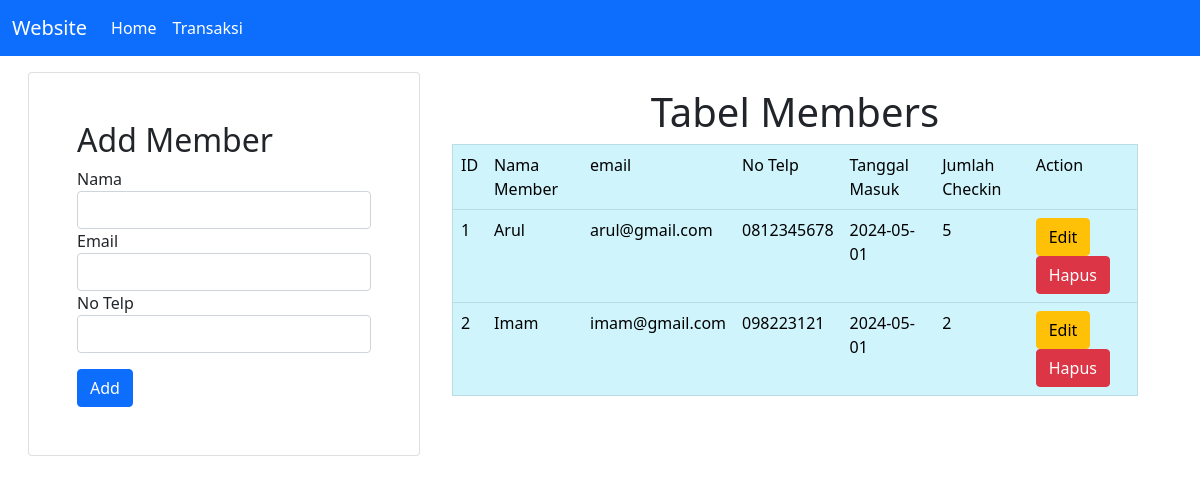
The page / on the database its author committed.
### tables this page shows
CREATE TABLE `members` (
  `id_member` int(10) NOT NULL AUTO_INCREMENT,
  `nama` varchar(255) DEFAULT NULL,
  `email` varchar(255) DEFAULT NULL,
  `no_telp` varchar(255) DEFAULT NULL,
  `tanggal_masuk` varchar(255) DEFAULT NULL,
  `jumlah_checkin` int(10) DEFAULT NULL,
  PRIMARY KEY (`id_member`)
);

### controllers/Members.controller.php (called while the page is built, shortened)
<?php
include_once("models/Members.class.php");
include_once("views/Members.view.php");
class MembersController {
  private $member;
  function __construct(){
    $this->member = new Members(Conf::$db_host, Conf::$db_user, Conf::$db_pass, Conf::$db_name);
  }
  public function index() {
    $this->member->open();
    $this->member->getmember();
    $data = array();
    while($row = $this->member->getResult()){
      array_push($data, $row);
    }
    $view = new MembersView();
    $view->render($data);
  }
}

### views/Members.view.php (the view, shortened to what this page needs)
<?php
  class MembersView{
    public function render($data){
      $no = 1;
      $dataMembers = null;
      foreach($data as $val){
        list($id, $nama, $email, $no_telp, $tanggal_masuk, $jumlah_checkin) = $val;
            $dataMembers .= "<tr>
                    <td>" . $no++ . "</td>
                    <td>" . $nama . "</td>
                    <td>" . $email . "</td>
                    <td>" . $no_telp . "</td>
                    <td>" . $tanggal_masuk . "</td>
                    <td>" . $jumlah_checkin . "</td>
                    <td>
                    <a href='index.php?id_edit=" . $id .  "' class='btn btn-warning''>Edit</a>
                    <a href='index.php?id_hapus=" . $id . "' class='btn btn-danger''>Hapus</a>
                    </td>
                    </tr>";
      }
    }
  }

### index.php
<?php
include_once("models/Template.class.php");
include_once("models/DB.class.php");
include_once("controllers/Members.controller.php");
$member = new MembersController();
if (isset($_POST['add'])) {
    $member->add($_POST);
} else if (!empty($_GET['id_hapus'])) {
    $id = $_GET['id_hapus'];
    $member->delete($id);
} else if (!empty($_GET['id_edit'])) {
    $id = $_GET['id_edit'];
    $member->edit($id);
} else{
    $member->index();
}

### models/Template.class.php (shortened to what this page needs)
<?php
class Template
{
    var $content = '';
    function __construct($filename='')
    {
        $this->content = implode('', @file($filename));
    }
    function clear()
    {
        $this->content = preg_replace("/DATA_[A-Z|_|0-9]+/", "", $this->content);
    }
    function write()
    {
        print $this->content;
    }
    function replace($old = '', $new = '')
    {
        if (is_int($new)) {
            $value = sprintf("%d", $new);
        }
        elseif (is_float($new)) {
            $value = sprintf("%f", $new);
        }
        elseif (is_array($new)) {
            $value = '';
            foreach ($new as $item) {
                $value .= $item. ' ';
            }
        }
        else {
            $value = $new;
        }
        $this->content = preg_replace("/$old/", $value, $this->content);
    }
}
?>

### rows shown on the page
members: nama "Arul", email "arul@gmail.com", no_telp "0812345678", tanggal_masuk "2024-05-01", jumlah_checkin "5"
members: nama "Imam", email "imam@gmail.com", no_telp "098223121", tanggal_masuk "2024-05-01", jumlah_checkin "2"
